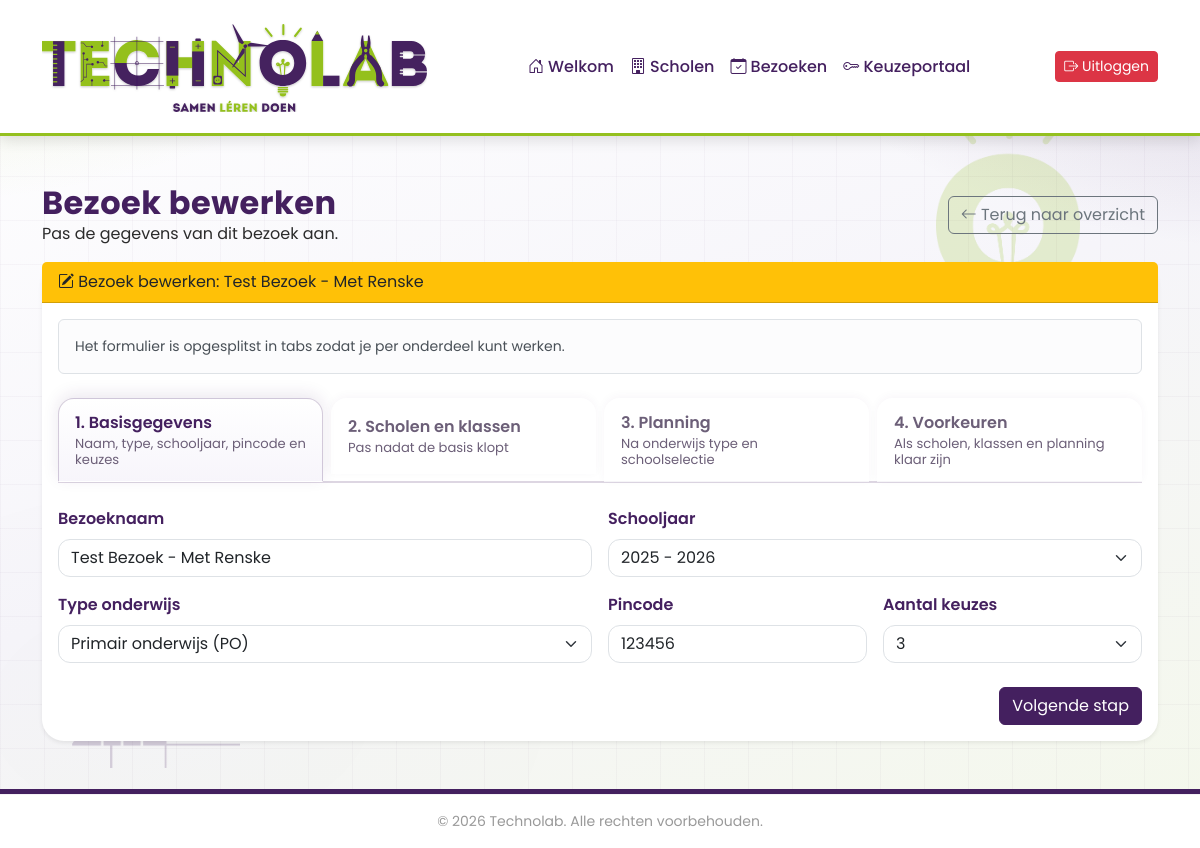
Screenshot of /bezoek_formulier.php?edit=4 (signed in) with the database file from the repository.
### tables this page shows
CREATE TABLE `bezoek` (
  `bezoek_id` int(11) NOT NULL,
  `naam` varchar(255) NOT NULL,
  `type_onderwijs` enum('PO','VO','MBO') NOT NULL,
  `schooljaar` varchar(20) NOT NULL DEFAULT '',
  `pincode` varchar(10) NOT NULL,
  `max_keuzes` tinyint(3) UNSIGNED NOT NULL DEFAULT 2,
  `po_dag1` datetime DEFAULT NULL,
  `po_dag2` datetime DEFAULT NULL,
  `vo_week_start` date DEFAULT NULL,
  `vo_week_eind` date DEFAULT NULL,
  `actief` tinyint(1) NOT NULL DEFAULT 1,
  `created_at` timestamp NOT NULL DEFAULT current_timestamp()
);

### includes/functions.php (called while the page is built, shortened)
<?php
function e(mixed $waarde): string
{
    return htmlspecialchars((string)$waarde, ENT_QUOTES, 'UTF-8');
}
function get_schooljaren(int $jaarTerug = 1, int $jaarVooruit = 2): array
{
    $huidig_jaar = (int)date('Y');
    $huidige_maand = (int)date('n');
    $start_jaar_huidig = ($huidige_maand >= 8) ? $huidig_jaar : $huidig_jaar - 1;
    $schooljaren = [];
    for ($i = -$jaarTerug; $i <= $jaarVooruit; $i++) {
        $start_jaar = $start_jaar_huidig + $i;
        $schooljaren[] = $start_jaar . ' - ' . ($start_jaar + 1);
    }
    return $schooljaren;
}

### bezoek_formulier.php (the view, shortened to what this page needs)
<?php
require 'includes/config.php';
$te_bewerken_bezoek = null;
$geselecteerde_school_ids = [];
$geselecteerde_klas_ids = [];
$typeNaarLabel = [
    'PO' => 'Primair Onderwijs',
    'VO' => 'Voortgezet Onderwijs',
    'MBO' => 'MBO',
];
if (isset($_GET['edit'])) {
    $te_bewerken_id = (int)$_GET['edit'];
    $stmt = $conn->prepare('SELECT * FROM bezoek WHERE bezoek_id=?');
    $stmt->bind_param('i', $te_bewerken_id);
    $stmt->execute();
    $te_bewerken_bezoek = $stmt->get_result()->fetch_assoc();
    if ($te_bewerken_bezoek) {
        $stmt = $conn->prepare('SELECT school_id FROM bezoek_school WHERE bezoek_id=?');
        $stmt->bind_param('i', $te_bewerken_id);
        $stmt->execute();
        $res = $stmt->get_result();
        while ($rij = $res->fetch_assoc()) {
            $geselecteerde_school_ids[] = (int)$rij['school_id'];
        }
        $stmt = $conn->prepare('SELECT klas_id FROM bezoek_klas WHERE bezoek_id=?');
        $stmt->bind_param('i', $te_bewerken_id);
        $stmt->execute();
        $res = $stmt->get_result();
        while ($rij = $res->fetch_assoc()) {
            $geselecteerde_klas_ids[] = (int)$rij['klas_id'];
        }
    }
}
if ($te_bewerken_bezoek) {
    $form_data = [
        'bezoek_naam' => $te_bewerken_bezoek['naam'],
        'onderwijs_type' => $typeNaarLabel[$te_bewerken_bezoek['type_onderwijs']] ?? '',
        'bezoek_pincode' => $te_bewerken_bezoek['pincode'],
        'bezoek_max_keuzes' => (string)$te_bewerken_bezoek['max_keuzes'],
        'bezoek_schooljaar' => $te_bewerken_bezoek['schooljaar'] ?? '',
        'bezoek_dag1' => $te_bewerken_bezoek['po_dag1'] ? date('Y-m-d\TH:i', strtotime($te_bewerken_bezoek['po_dag1'])) : '',
        'bezoek_dag2' => $te_bewerken_bezoek['po_dag2'] ? date('Y-m-d\TH:i', strtotime($te_bewerken_bezoek['po_dag2'])) : '',
        'bezoek_week_start' => $te_bewerken_bezoek['vo_week_start'] ?? '',
        'bezoek_week_eind' => $te_bewerken_bezoek['vo_week_eind'] ?? '',
    ];
    $vooraf_geselecteerde_school_ids = $geselecteerde_school_ids;
    $vooraf_geselecteerde_klas_ids = $geselecteerde_klas_ids;
}
require 'includes/header.php';
?>
<div class="ttr-app">
    <div class="container py-5">
        <div class="d-flex flex-wrap justify-content-between align-items-center gap-3 mb-3">
            <div>
                <?php if ($te_bewerken_bezoek): ?>
                    <h2 class="fw-bold text-primary mb-0">Bezoek bewerken</h2>
                    <p class="mb-0">Pas de gegevens van dit bezoek aan.</p>
                <?php else: ?>
                    <h2 class="fw-bold text-primary mb-0">Nieuw bezoek toevoegen</h2>
                    <p class="mb-0">Maak hier een nieuw bezoek aan.</p>
                <?php endif; ?>
            </div>
            <a href="bezoeken.php" class="btn btn-outline-secondary">
                <i class="bi bi-arrow-left"></i> Terug naar overzicht
            </a>
        </div>
        <div class="card shadow-sm">
            <div class="card-header <?= $te_bewerken_bezoek ? 'bg-warning text-dark' : 'bg-success text-white' ?>">
                <?php if ($te_bewerken_bezoek): ?>
                    <i class="bi bi-pencil-square"></i> Bezoek bewerken: <?= e($te_bewerken_bezoek['naam']) ?>
                <?php else: ?>
                    <i class="bi bi-plus-circle"></i> Nieuw bezoek toevoegen
                <?php endif; ?>
            </div>
            <div class="card-body">
                <div class="alert alert-light border small mb-4">
                    Het formulier is opgesplitst in tabs zodat je per onderdeel kunt werken.
                </div>
                <form
                    method="post"
                    action="bezoeken_process.php"
                    id="bezoekForm"
                    novalidate
                    data-vooraf-scholen='<?= e(json_encode($vooraf_geselecteerde_school_ids)) ?>'
                    data-vooraf-klassen='<?= e(json_encode($vooraf_geselecteerde_klas_ids)) ?>'
                >
                    <ul class="nav nav-tabs bezoek-form-tabs mb-4" role="tablist">
                        <li class="nav-item" role="presentation">
                            <button class="nav-link active text-start bezoek-form-tabknop" id="tab-basisgegevens-tab" data-bs-toggle="tab" data-bs-target="#tab-basisgegevens" type="button" role="tab" aria-controls="tab-basisgegevens" aria-selected="true">
                                <span class="bezoek-form-tabtitel">1. Basisgegevens</span>
                                <span class="bezoek-form-tabomschrijving">Naam, type, schooljaar, pincode en keuzes</span>
                            </button>
                        </li>
                        <li class="nav-item" role="presentation">
                            <button class="nav-link text-start bezoek-form-tabknop" id="tab-selectie-tab" data-bs-toggle="tab" data-bs-target="#tab-selectie" type="button" role="tab" aria-controls="tab-selectie" aria-selected="false">
                                <span class="bezoek-form-tabtitel">2. Scholen en klassen</span>
                                <span class="bezoek-form-tabomschrijving">Pas nadat de basis klopt</span>
                            </button>
                        </li>
                        <li class="nav-item" role="presentation">
                            <button class="nav-link text-start bezoek-form-tabknop" id="tab-planning-tab" data-bs-toggle="tab" data-bs-target="#tab-planning" type="button" role="tab" aria-controls="tab-planning" aria-selected="false">
                                <span class="bezoek-form-tabtitel">3. Planning</span>
                                <span class="bezoek-form-tabomschrijving">Na onderwijs type en schoolselectie</span>
                            </button>
                        </li>
                        <li class="nav-item" role="presentation">
                            <button class="nav-link text-start bezoek-form-tabknop" id="tab-voorkeuren-tab" data-bs-toggle="tab" data-bs-target="#tab-voorkeuren" type="button" role="tab" aria-controls="tab-voorkeuren" aria-selected="false">
                                <span class="bezoek-form-tabtitel">4. Voorkeuren</span>
                                <span class="bezoek-form-tabomschrijving">Als scholen, klassen en planning klaar zijn</span>
                            </button>
                        </li>
                    </ul>
                    <div class="tab-content">
                        <div class="tab-pane fade show active" id="tab-basisgegevens" role="tabpanel" aria-labelledby="tab-basisgegevens-tab" tabindex="0">
                            <div class="row g-3">
                                <div class="col-lg-6">
                                    <label for="bezoek_naam" class="form-label">Bezoeknaam</label>
                                    <input type="text" class="form-control" id="bezoek_naam" name="bezoek_naam" placeholder="Naam van bezoek" value="<?= e($form_data['bezoek_naam'] ?? '') ?>" required>
                                </div>
                                <div class="col-lg-6">
                                    <label for="bezoek_schooljaar" class="form-label">Schooljaar</label>
                                    <select class="form-select" id="bezoek_schooljaar" name="bezoek_schooljaar" required>
                                        <?php
                                        $gekozen_bsj = $form_data['bezoek_schooljaar'] ?? get_huidig_schooljaar();
                                        $bsj_lijst = get_schooljaren();
                                        foreach ($bsj_lijst as $bsj):
                                        ?>
                                            <option value="<?= e($bsj) ?>" <?= $gekozen_bsj === $bsj ? 'selected' : '' ?>>
                                                <?= e($bsj) ?>
                                            </option>
                                        <?php endforeach; ?>
                                    </select>
                                </div>
                                <div class="col-lg-6">
                                    <label for="onderwijs_type" class="form-label">Type onderwijs</label>
                                    <select class="form-select" id="onderwijs_type" name="onderwijs_type" required>
                                        <option value="Primair Onderwijs" <?= ($form_data['onderwijs_type'] ?? '') === 'Primair Onderwijs' ? 'selected' : '' ?>>Primair onderwijs (PO)</option>
                                    </select>
                                </div>
                                <div class="col-lg-3">
                                    <label for="bezoek_pincode" class="form-label">Pincode</label>
                                    <input type="text" class="form-control" id="bezoek_pincode" name="bezoek_pincode" placeholder="Bijv: 1234" value="<?= e($form_data['bezoek_pincode'] ?? '') ?>" required>
                                </div>
                                <div class="col-lg-3">
                                    <label for="bezoek_max_keuzes" class="form-label">Aantal keuzes</label>
                                    <select class="form-select" id="bezoek_max_keuzes" name="bezoek_max_keuzes" required>
                                        <option value="3" <?= ($form_data['bezoek_max_keuzes'] ?? '') === '3' ? 'selected' : '' ?>>3</option>
                                    </select>
                                </div>
                            </div>
                            <div class="d-flex justify-content-end mt-4">
                                <button type="button" class="btn btn-primary js-tab-door" data-tab-doel="#tab-selectie">
                                    Volgende stap
                                </button>
                            </div>
                        </div>
                    </div>
                </form>
            </div>
        </div>
    </div>
</div>
<?php require 'includes/footer.php'; ?>

### css/index.css (style rules this page uses)
:root { --tl-purple: #44205F; --tl-green: #94C01F; --tl-white: #ffffff; --tl-purple-light: rgba(68, 32, 95, 0.10); --tl-purple-dark: rgba(68, 32, 95, 0.08); --tl-green-light: rgba(148, 192, 31, 0.15); }
body.ttr-app { background: radial-gradient(900px 520px at -8% -14%, rgba(148, 192, 31, 0.22) 0%, rgba(148, 192, 31, 0) 62%), radial-gradient(920px 560px at 108% -12%, rgba(68, 32, 95, 0.24) 0%, rgba(68, 32, 95, 0) 63%), linear-gradient(160deg, #ffffff 0%, #f6f5fa 50%, #f4f8eb 100%); font-family: "Poppins", sans-serif; color: #2b2b2b; min-height: 100vh; display: flex; flex-direction: column; }
div.ttr-app { background: transparent; }
body.ttr-app::before { content: ""; position: fixed; inset: 0; pointer-events: none; z-index: -1; background-image: linear-gradient(rgba(68, 32, 95, 0.06) 1px, transparent 1px), linear-gradient(90deg, rgba(68, 32, 95, 0.06) 1px, transparent 1px); background-size: 44px 44px, 44px 44px; background-position: 0 0, 0 0; opacity: 0.55; }
body.ttr-app::after { content: ""; position: fixed; inset: 0; pointer-events: none; z-index: -1; background-image: url("../images/cartoons/lampje_groen.png"), url("../images/cartoons/geodriehoek_paars.png"), url("../images/cartoons/reageerbuisje_groen.png"), url("../images/cartoons/puzzel_wit.png"), radial-gradient(420px 250px at 15% 84%, rgba(68, 32, 95, 0.11), rgba(68, 32, 95, 0)), radial-gradient(500px 280px at 86% 84%, rgba(148, 192, 31, 0.15), rgba(148, 192, 31, 0)); background-repeat: no-repeat, no-repeat, no-repeat, no-repeat, no-repeat, no-repeat; background-position: clamp(42px, 8vw, 118px) clamp(34px, 8vh, 104px), clamp(10px, 3vw, 42px) clamp(50vh, 56vh, 62vh), calc(100% - clamp(72px, 9vw, 128px)) clamp(56vh, 64vh, 72vh), calc(100% - clamp(96px, 11vw, 164px)) clamp(28px, 7vh, 84px), 0 0, 0 0; background-size: clamp(112px, 10vw, 156px) auto, clamp(220px, 20vw, 300px) auto, clamp(92px, 8vw, 128px) auto, clamp(104px, 9vw, 144px) auto, auto, auto; opacity: 0.22; animation: mascotFloat 16s ease-in-out infinite; }
.ttr-app h2, .ttr-app h5 { color: var(--tl-purple); }
.ttr-app h2 { font-weight: 700; letter-spacing: 0.5px; }
.ttr-app .card { background: var(--tl-white); border-radius: 22px; border: none; box-shadow: 0 10px 28px rgba(0,0,0,0.08); transition: transform 0.25s ease, box-shadow 0.25s ease; animation: softFloat 8s ease-in-out infinite; }
.form-label { font-weight: 600; color: var(--tl-purple); }
.form-control, .form-select { border-radius: 12px; transition: border-color 0.15s ease, box-shadow 0.15s ease; }
.bezoek-form-tabs { border-bottom: 2px solid rgba(68, 32, 95, 0.12); gap: 0.5rem; }
.bezoek-form-tabs .nav-item { flex: 1 1 180px; }
.bezoek-form-tabknop { width: 100%; min-height: 76px; border: 1px solid rgba(68, 32, 95, 0.12); border-bottom: none; border-radius: 16px 16px 0 0 !important; background: rgba(255, 255, 255, 0.75); color: var(--tl-purple); font-weight: 600; text-align: left; padding: 0.85rem 1rem; box-shadow: 0 -2px 10px rgba(68, 32, 95, 0.04); }
.bezoek-form-tabknop.active { background: linear-gradient(180deg, #ffffff 0%, #f7f5fb 100%); border-color: rgba(68, 32, 95, 0.22); color: var(--tl-purple); box-shadow: 0 -4px 16px rgba(68, 32, 95, 0.10); }
.bezoek-form-tabtitel { display: block; font-size: 1rem; line-height: 1.25; }
.bezoek-form-tabomschrijving { display: block; margin-top: 0.2rem; font-size: 0.82rem; font-weight: 400; color: #6c5f78; line-height: 1.2; }
.text-primary { color: var(--tl-purple) !important; }
.btn-primary { background-color: var(--tl-purple); border-color: var(--tl-purple); color: var(--tl-white); }
.nav-tabs { border-bottom-color: rgba(68, 32, 95, 0.18) !important; }
.nav-tabs .nav-link { color: #6c5f78; }
.nav-tabs .nav-link.active { color: var(--tl-purple); border-color: rgba(68, 32, 95, 0.22) rgba(68, 32, 95, 0.22) var(--tl-white); background-color: var(--tl-white); }
body.ttr-app::after { background-image: url("../images/cartoons/geodriehoek_paars.png"), url("../images/cartoons/lampje_groen.png"), radial-gradient(520px 320px at 15% 84%, rgba(68, 32, 95, 0.06), rgba(68, 32, 95, 0)); background-repeat: no-repeat, no-repeat, no-repeat; background-position: clamp(12px, 6vw, 96px) calc(100% - clamp(48px, 10vh, 120px)), calc(100% - clamp(88px, 10vw, 160px)) calc(clamp(12px, 6vh, 64px) + 56px), 0 0; background-size: clamp(96px, 14vw, 220px) auto, clamp(84px, 12vw, 180px) auto, auto; opacity: 0.20 !important; animation: mascotFloat 18s ease-in-out infinite !important; transition: opacity 0.25s ease; z-index: -1; }

### rows the page displays
bezoek: naam "Test Bezoek - Met Renske", bezoek_naam "Test Bezoek - Met Renske", bezoek_pincode "123456", bezoek_max_keuzes "3"

### other values shown
form field bezoek_schooljaar "2025 - 2026"
